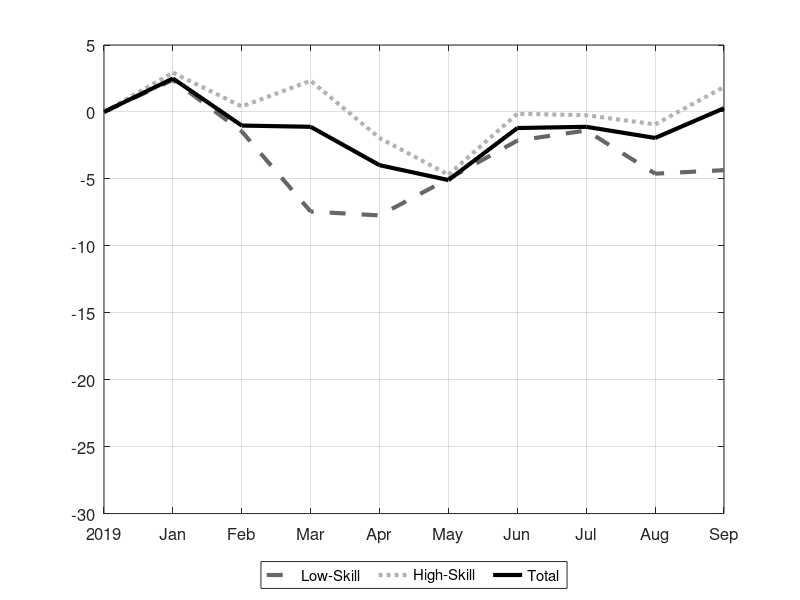
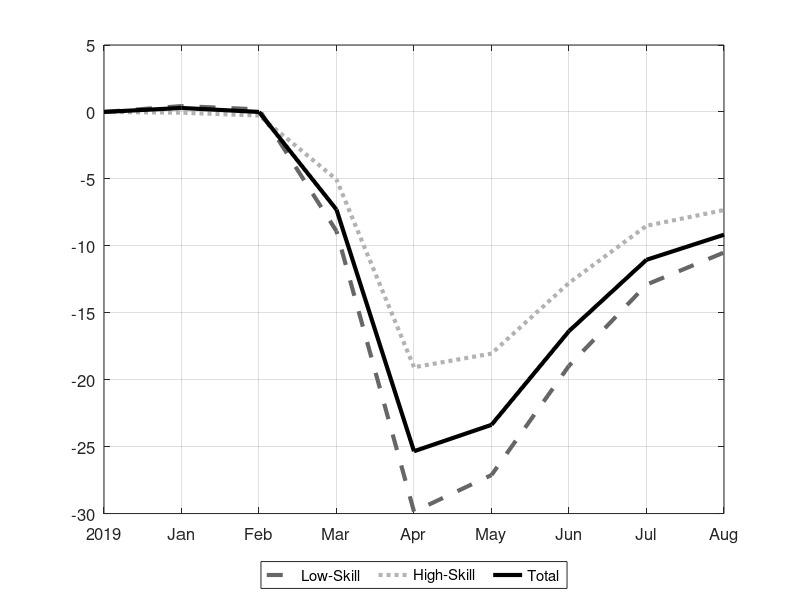

Recreate these plots in MATLAB, in order.
h3 = figure('color','w');

r.style = {'linewidth','linestyle','color'};
sk=[0	2.391208835	-1.456913459	-7.443068274	-7.728551219	-4.997261516	-2.140111654	-1.383797859	-4.611778098	-4.348492443
    0	2.93565184	0.407590743	2.327795717	-1.948810863	-4.692745864	-0.136287708	-0.244227055	-0.929699791	1.865508595
0	2.497687327	-1.017576318	-1.110083256	-3.977798335	-5.087881591	-1.202590194	-1.110083256	-1.942645698	0.277520814];
uk=[0	0.436092177	0.190897045	-8.908301119	-29.85404401	-27.12308932	-18.95993553	-12.89750297	-10.50019124
    0	-0.054985166	-0.265566651	-5.048574129	-19.06838751	-18.05151291	-12.77083119	-8.504684268	-7.328469681
0	0.295857988	0	-7.297830375	-25.34516765	-23.37278107	-16.37080868	-11.04536489	-9.171597633];

% sk=sk/100;
% uk=uk/100;

X=sk;
p1 = plot(0:9,X); hold on;

% vals = {2,2,2;'--',':','-';'b','r','k'}';
vals = {3,3,3;'--',':','-';[.4 .4 .4],[.7 .7 .7],'k'}';
set(p1,r.style,vals)

xlim([0 9]);
xticks(0:1:9);
xticklabels({'2019','Jan','Feb','Mar','Apr','May','Jun','Jul','Aug','Sep'}); 
ylim([-30 5]);

legend(p1,{'Low-Skill','High-Skill','Total'},'location','southoutside','NumColumns',3);
set(gca,'fontsize',12); 
grid on
saveas(h3,'../data/sk_gdp_data.pdf');

h4 = figure('color','w');

X=uk;
p1 = plot(0:8,X); hold on;

% vals = {2,2,2;'--',':','-';'b','r','k'}';
vals = {3,3,3;'--',':','-';[.4 .4 .4],[.7 .7 .7],'k'}';
set(p1,r.style,vals)

xlim([0 8]);
xticks(0:1:8);
xticklabels({'2019','Jan','Feb','Mar','Apr','May','Jun','Jul','Aug'}); 
ylim([-30 5]);

legend(p1,{'Low-Skill','High-Skill','Total'},'location','southoutside','NumColumns',3);
set(gca,'fontsize',12); 
grid on
saveas(h4,'../data/uk_gdp_data.pdf');

close all
